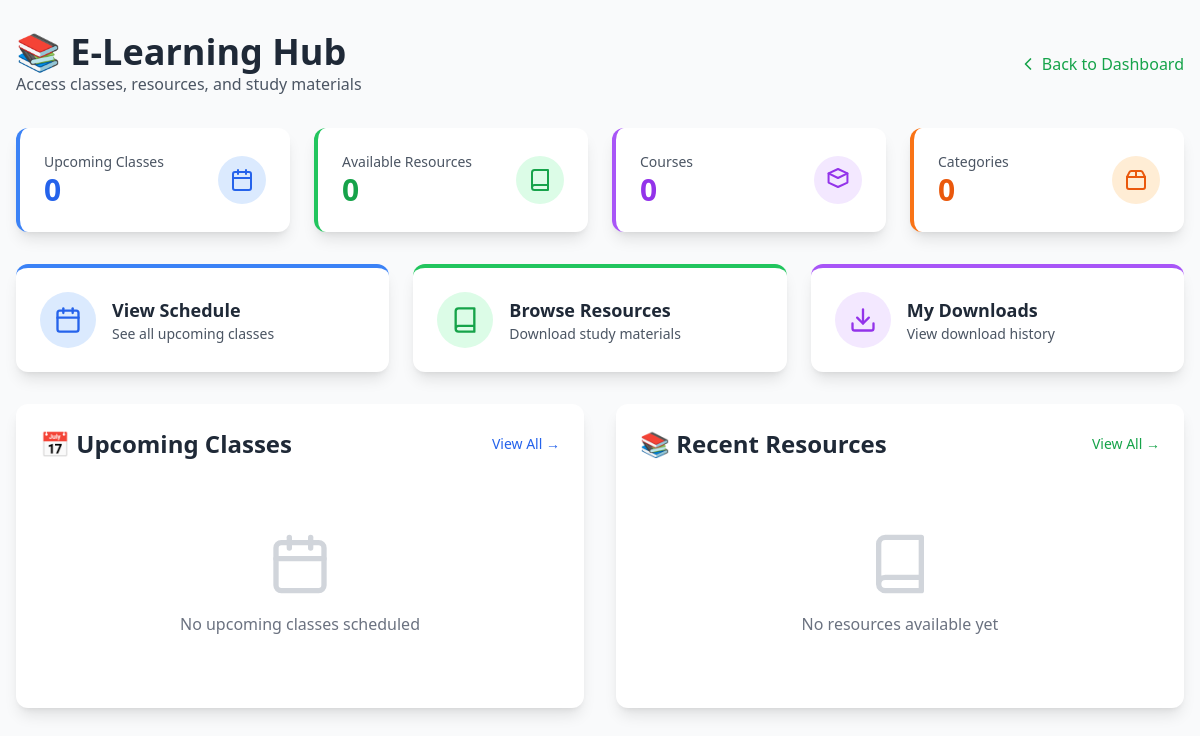
Before: /elearning/ (signed in) with the older database file.
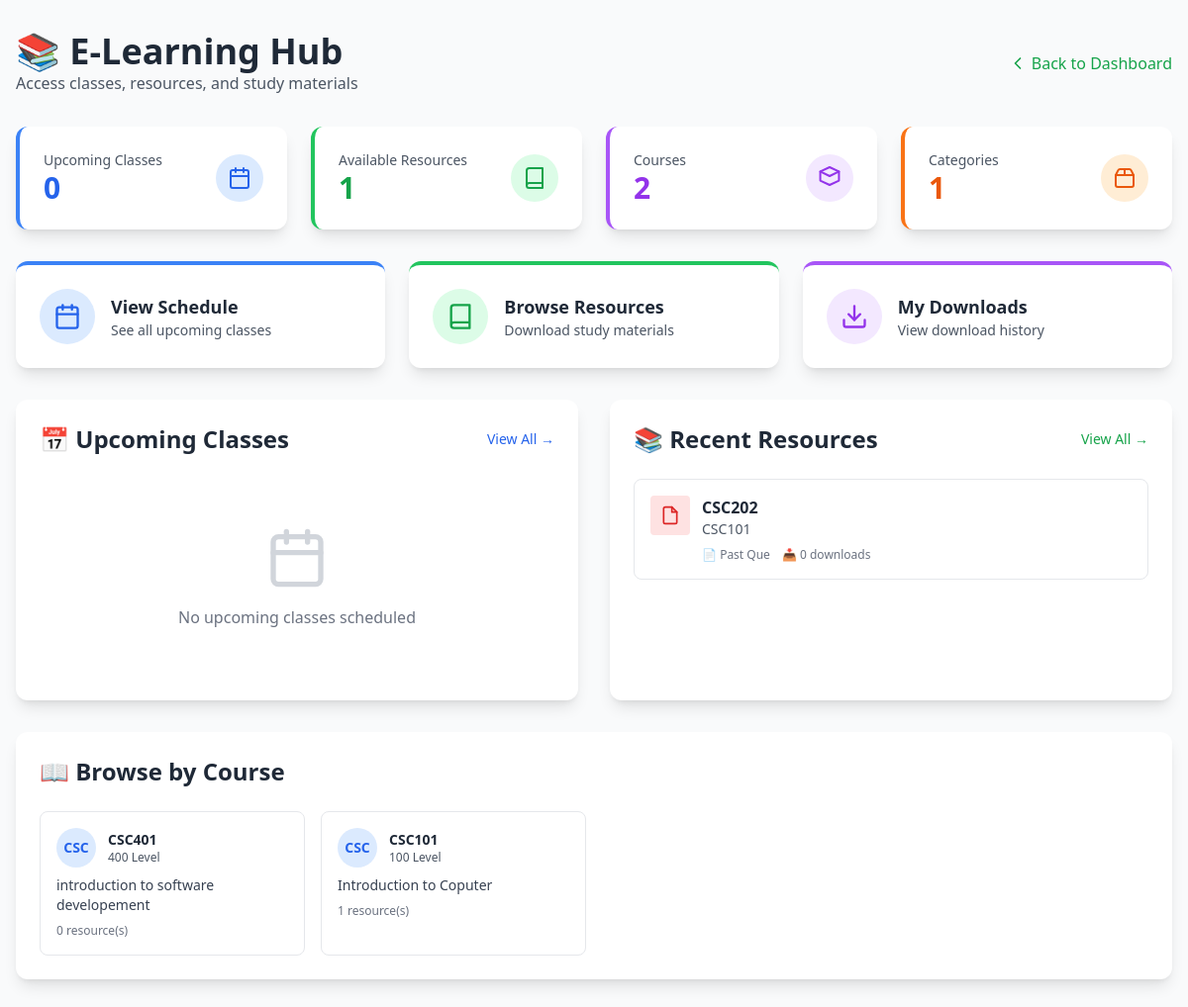
After: the same page with the newer database file.
### App/models.py (models this page shows, shortened)
class Resource(models.Model):
    title = models.CharField(max_length=200)
    description = models.TextField(blank=True)
    course = models.ForeignKey(Course, on_delete=models.CASCADE, related_name='resources')
    category = models.ForeignKey(ResourceCategory, on_delete=models.SET_NULL, null=True, related_name='resources')
    file = models.FileField(
        upload_to='resources/%Y/%m/',
        validators=[FileExtensionValidator(allowed_extensions=['pdf', 'doc', 'docx', 'ppt', 'pptx', 'txt', 'zip'])],
        help_text="Allowed: PDF, DOC, DOCX, PPT, PPTX, TXT, ZIP"
    )
    file_size = models.IntegerField(default=0, help_text="File size in bytes")
    uploaded_by = models.ForeignKey(User, on_delete=models.SET_NULL, null=True)
    upload_date = models.DateTimeField(auto_now_add=True)
    download_count = models.IntegerField(default=0)
    is_active = models.BooleanField(default=True)
    class Meta:
        ordering = ['-upload_date']

class Course(models.Model):
    code = models.CharField(max_length=20, unique=True, help_text="e.g., CSC201")
    name = models.CharField(max_length=200, help_text="e.g., Introduction to Programming")
    level = models.CharField(max_length=10, choices=[
        ('100', '100 Level'),
        ('200', '200 Level'),
        ('300', '300 Level'),
        ('400', '400 Level'),
        ('500', '500 Level'),
    ])
    description = models.TextField(blank=True)
    is_active = models.BooleanField(default=True)
    created_at = models.DateTimeField(auto_now_add=True)
    class Meta:
        ordering = ['level', 'code']

class ResourceCategory(models.Model):
    name = models.CharField(max_length=100, unique=True)
    description = models.TextField(blank=True)
    icon = models.CharField(max_length=50, default='📄', help_text="Emoji icon")
    order = models.IntegerField(default=0, help_text="Display order")
    class Meta:
        ordering = ['order', 'name']
        verbose_name_plural = "Resource Categories"

### App/views.py (the view)
# urls.py: path('elearning/', views.elearning_home, name='elearning_home'),
@login_required
def elearning_home(request):
    today = timezone.now().date()
    upcoming_classes = ClassSchedule.objects.filter(
        date__gte=today,
        is_completed=False
    ).select_related('course')[:10]
    today_classes = ClassSchedule.objects.filter(
        date=today,
        is_completed=False
    ).select_related('course')
    recent_resources = Resource.objects.filter(
        is_active=True
    ).select_related('course', 'category')[:6]
    popular_resources = Resource.objects.filter(
        is_active=True
    ).select_related('course', 'category').order_by('-download_count')[:6]
    categories = ResourceCategory.objects.annotate(
        resource_count=Count('resources')
    )
    courses = Course.objects.filter(is_active=True).annotate(
        resource_count=Count('resources')
    )
    context = {
        'upcoming_classes': upcoming_classes,
        'today_classes': today_classes,
        'recent_resources': recent_resources,
        'popular_resources': popular_resources,
        'categories': categories,
        'courses': courses,
    }
    return render(request, 'elearning/home.html', context)

### App/templates/elearning/home.html (shortened to what the changed rows need)
<!DOCTYPE html>
<html lang="en">
<head>
    <script src="https://cdn.tailwindcss.com"></script>
</head>
<body class="bg-gray-50 min-h-screen">
    <div class="container mx-auto px-4 py-8 max-w-7xl">
        <div class="mb-8 flex items-center justify-between">
            <div>
                <h1 class="text-4xl font-bold text-gray-800">📚 E-Learning Hub</h1>
            </div>
        </div>
        <div class="grid grid-cols-1 md:grid-cols-4 gap-6 mb-8">
            <div class="bg-white rounded-xl shadow-lg p-6 border-l-4 border-green-500">
                <div class="flex items-center justify-between">
                    <div>
                        <p class="text-gray-600 text-sm">Available Resources</p>
                        <p class="text-3xl font-bold text-green-600">{{ recent_resources|length }}</p>
                    </div>
                </div>
            </div>
            <div class="bg-white rounded-xl shadow-lg p-6 border-l-4 border-purple-500">
                <div class="flex items-center justify-between">
                    <div>
                        <p class="text-gray-600 text-sm">Courses</p>
                        <p class="text-3xl font-bold text-purple-600">{{ courses|length }}</p>
                    </div>
                </div>
            </div>
            <div class="bg-white rounded-xl shadow-lg p-6 border-l-4 border-orange-500">
                <div class="flex items-center justify-between">
                    <div>
                        <p class="text-gray-600 text-sm">Categories</p>
                        <p class="text-3xl font-bold text-orange-600">{{ categories|length }}</p>
                    </div>
                </div>
            </div>
        </div>
        <div class="grid grid-cols-1 lg:grid-cols-2 gap-8">
            <div class="bg-white rounded-xl shadow-lg p-6">
                <div class="flex items-center justify-between mb-6">
                    <h2 class="text-2xl font-bold text-gray-800">📅 Upcoming Classes</h2>
                </div>
            </div>
            <div class="bg-white rounded-xl shadow-lg p-6">
                <div class="flex items-center justify-between mb-6">
                    <h2 class="text-2xl font-bold text-gray-800">📚 Recent Resources</h2>
                </div>
                {% if recent_resources %}
                <div class="space-y-4">
                    {% for resource in recent_resources %}
                    <a href="{% url 'resource_detail' resource.id %}" class="block border border-gray-200 rounded-lg p-4 hover:border-green-500 hover:shadow-md transition-all">
                        <div class="flex items-start space-x-3">
                            <div class="w-10 h-10 bg-red-100 rounded flex items-center justify-center flex-shrink-0">
                                <svg xmlns="http://www.w3.org/2000/svg" width="20" height="20" viewBox="0 0 24 24" fill="none" stroke="currentColor" stroke-width="2" stroke-linecap="round" stroke-linejoin="round" class="text-red-600"><path d="M14 2H6a2 2 0 0 0-2 2v16a2 2 0 0 0 2 2h12a2 2 0 0 0 2-2V8z"/><polyline points="14 2 14 8 20 8"/></svg>
                            </div>
                            <div class="flex-1 min-w-0">
                                <h3 class="font-semibold text-gray-800 truncate">{{ resource.title }}</h3>
                                <p class="text-sm text-gray-600">{{ resource.course.code }}</p>
                                <div class="flex items-center space-x-3 mt-2 text-xs text-gray-500">
                                    <span>{{ resource.category.icon }} {{ resource.category.name }}</span>
                                    <span>📥 {{ resource.download_count }} downloads</span>
                                </div>
                            </div>
                        </div>
                    </a>
                    {% endfor %}
                </div>
                {% else %}
                <div class="text-center py-12">
                    <svg xmlns="http://www.w3.org/2000/svg" width="64" height="64" viewBox="0 0 24 24" fill="none" stroke="currentColor" stroke-width="2" stroke-linecap="round" stroke-linejoin="round" class="mx-auto text-gray-300 mb-4"><path d="M4 19.5v-15A2.5 2.5 0 0 1 6.5 2H20v20H6.5a2.5 2.5 0 0 1 0-5H20"/></svg>
                    <p class="text-gray-500">No resources available yet</p>
                </div>
                {% endif %}
            </div>
        </div>
        {% if courses %}
        <div class="mt-8 bg-white rounded-xl shadow-lg p-6">
            <h2 class="text-2xl font-bold text-gray-800 mb-6">📖 Browse by Course</h2>
            <div class="grid grid-cols-1 md:grid-cols-3 lg:grid-cols-4 gap-4">
                {% for course in courses %}
                <a href="{% url 'course_resources' course.id %}" class="border border-gray-200 rounded-lg p-4 hover:border-blue-500 hover:shadow-md transition-all">
                    <div class="flex items-center space-x-3 mb-2">
                        <div class="w-10 h-10 bg-blue-100 rounded-full flex items-center justify-center flex-shrink-0">
                            <span class="text-blue-600 font-bold text-sm">{{ course.code|slice:":3" }}</span>
                        </div>
                        <div class="flex-1 min-w-0">
                            <p class="font-bold text-gray-800 text-sm">{{ course.code }}</p>
                            <p class="text-xs text-gray-600">{{ course.level }} Level</p>
                        </div>
                    </div>
                    <p class="text-sm text-gray-700 line-clamp-2">{{ course.name }}</p>
                    <p class="text-xs text-gray-500 mt-2">{{ course.resource_count }} resource(s)</p>
                </a>
                {% endfor %}
            </div>
        </div>
        {% endif %}
    </div>
</body>
</html>

Changed rows visible on the page:
added Resource: title "CSC202", course.code "CSC101", category.icon "📄", category.name "Past Que", download_count "0"
added Course: code "CSC", code "CSC401", level "400", name "introduction to software developement", resource_count "0"
added Course: code "CSC", code "CSC101", level "100", name "Introduction to Coputer", resource_count "1"
Other visible differences:
{{ recent_resources|length }}: "0" → "1"
{{ courses|length }}: "0" → "2"
{{ categories|length }}: "0" → "1"
text no longer shown: "No resources available yet"
text now shown: "📖 Browse by Course"
